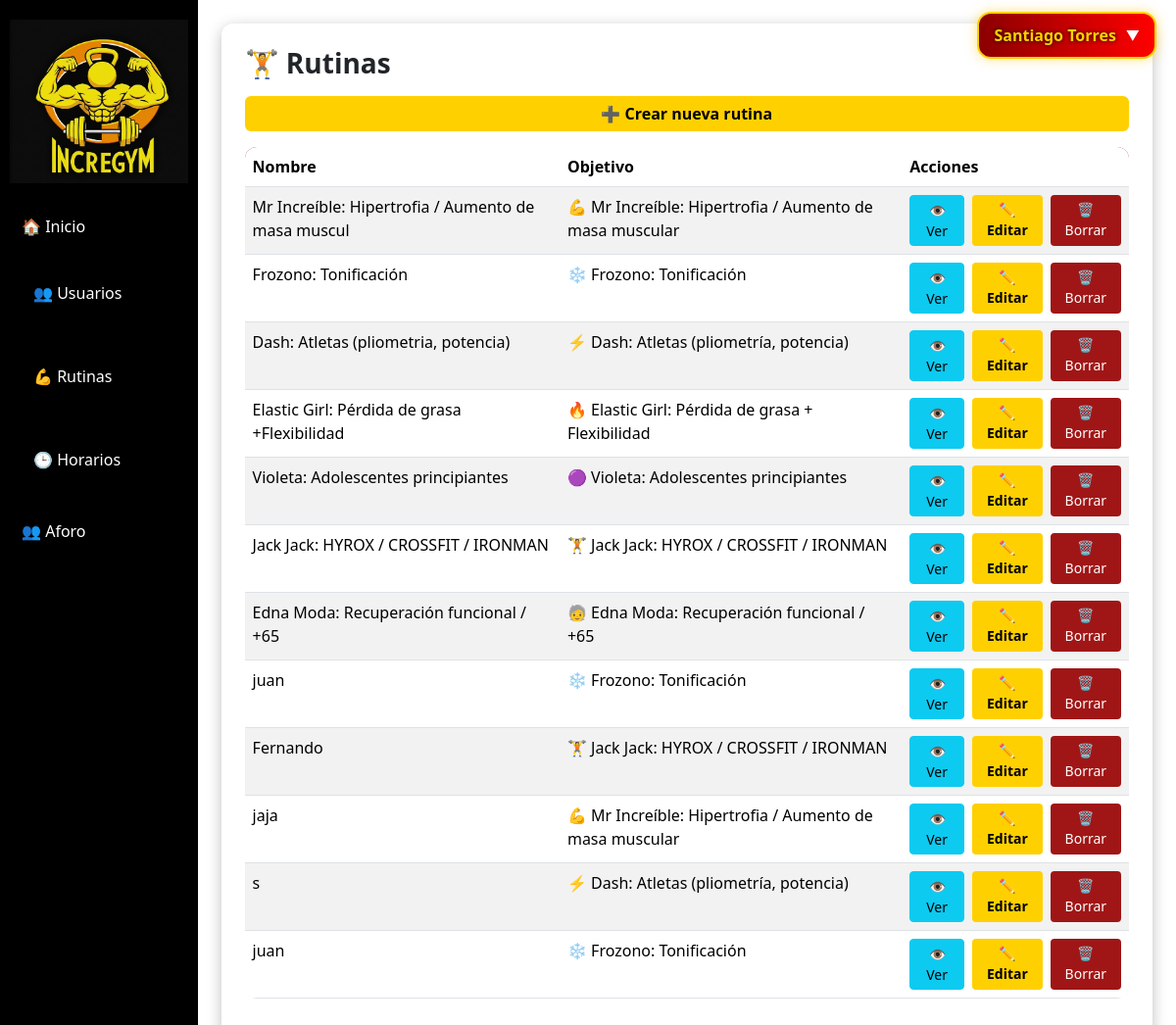
Page /index.php?url=rutinas (signed in) on the committed database.
### tables this page shows
CREATE TABLE `rutinas` (
  `id` int(11) NOT NULL,
  `nombre` varchar(50) NOT NULL,
  `objetivo` varchar(200) NOT NULL
);

### controllers/RutinaController.php (called while the page is built, shortened)
<?php
require_once __DIR__ . '/../models/Rutina.php';
require_once __DIR__ . '/../config/paths.php';
class RutinaController
{
    public function index()
    {
        $pdo = Database::connect();
        $rutinas = Rutina::all($pdo);
        include __DIR__ . '/../views/layout.php';
    }
}

### config/paths.php (called while the page is built)
<?php
function base_path(): string
{
    $scriptName = $_SERVER['SCRIPT_NAME'] ?? '';
    $dir = str_replace('\\', '/', dirname($scriptName));
    if ($dir === '/' || $dir === '\\' || $dir === '.' || $dir === '') {
        return '';
    }
    return rtrim($dir, '/');
}

### models/Rutina.php (called while the page is built, shortened)
<?php
class Rutina {
    static function all($pdo) {
        $sql = "SELECT * FROM rutinas ORDER BY id";
        return $pdo->query($sql)->fetchAll(PDO::FETCH_ASSOC);
    }
}

### views/rutinas/list.php (the view)
<div class="card p-4">
    <h3 class="fw-bold mb-3">🏋️ Rutinas</h3>
    <a href="<?= $base ?>/index.php?url=rutinas/create" class="btn btn-primary mb-3">
        ➕ Crear nueva rutina
    </a>
    <?php if (empty($rutinas)): ?>
    <div class="alert alert-warning">No hay rutinas creadas aún.</div>
    <?php else: ?>
    <table class="table table-striped">
        <thead>
            <tr>
                <th>Nombre</th>
                <th>Objetivo</th>
                <th>Acciones</th>
            </tr>
        </thead>
        <tbody>
            <?php foreach ($rutinas as $r): ?>
            <tr>
                <td><?= $r['nombre'] ?></td>
                <td><?= $r['objetivo'] ?></td>
                <td class="d-flex gap-2">
                    <a href="<?= $base ?>/index.php?url=rutinas/show&id=<?= $r['id'] ?>" class="btn btn-info btn-sm">
                        👁 Ver
                    </a>
                    <a href="<?= $base ?>/index.php?url=rutinas/edit&id=<?= $r['id'] ?>" class="btn btn-primary btn-sm">
                        ✏️ Editar
                    </a>
                    <a href="<?= $base ?>/index.php?url=rutinas/delete&id=<?= $r['id'] ?>"
                        class="btn btn-danger btn-sm btn-borrar-rutina">
                        🗑 Borrar
                    </a>
                </td>
            </tr>
            <?php endforeach; ?>
        </tbody>
    </table>
    <?php endif; ?>
</div>

### assets/css/style.css (style rules this page uses)
:root { --rojo: #A01616; --rojo-oscuro: #700b0b; --amarillo: #FFD000; --amarillo-oscuro: #d4ad00; --naranja: #F5A300; --negro: #000000; --gris-claro: #f4f4f4; --gris-medio: #e9e9e9; --sombra: rgba(0, 0, 0, 0.25); }
.card { border-radius: 12px; border: none !important; box-shadow: 0 4px 15px var(--sombra); transition: transform 0.2s ease, box-shadow 0.2s ease; }
.btn-primary { background: var(--amarillo); border: none; color: black; font-weight: 600; }
.btn-danger { background: var(--rojo); border: none; }
table { border-radius: 12px; overflow: hidden; }
thead { background: var(--rojo); color: white; }
tbody tr:nth-child(even) { background: var(--gris-claro); }

### rows in the picture
rutinas: nombre "Mr Increíble: Hipertrofia / Aumento de masa muscul", objetivo "💪 Mr Increíble: Hipertrofia / Aumento de masa muscular"
rutinas: nombre "Frozono: Tonificación", objetivo "❄️ Frozono: Tonificación"
rutinas: nombre "Dash: Atletas (pliometria, potencia)", objetivo "⚡ Dash: Atletas (pliometría, potencia)"
rutinas: nombre "Elastic Girl: Pérdida de grasa +Flexibilidad", objetivo "🔥 Elastic Girl: Pérdida de grasa + Flexibilidad"
rutinas: nombre "Violeta: Adolescentes principiantes", objetivo "🟣 Violeta: Adolescentes principiantes"
rutinas: nombre "Jack Jack: HYROX / CROSSFIT / IRONMAN", objetivo "🏋️ Jack Jack: HYROX / CROSSFIT / IRONMAN"
rutinas: nombre "Edna Moda: Recuperación funcional / +65", objetivo "🧓 Edna Moda: Recuperación funcional / +65"
rutinas: nombre "juan", objetivo "❄️ Frozono: Tonificación"
rutinas: nombre "Fernando", objetivo "🏋️ Jack Jack: HYROX / CROSSFIT / IRONMAN"
rutinas: nombre "jaja", objetivo "💪 Mr Increíble: Hipertrofia / Aumento de masa muscular"
rutinas: nombre "s", objetivo "⚡ Dash: Atletas (pliometría, potencia)"
rutinas: nombre "juan", objetivo "❄️ Frozono: Tonificación"

### other values in the picture
$_SESSION['empleado']['nombre'] "Santiago"
$_SESSION['empleado']['apellido'] "Torres"
